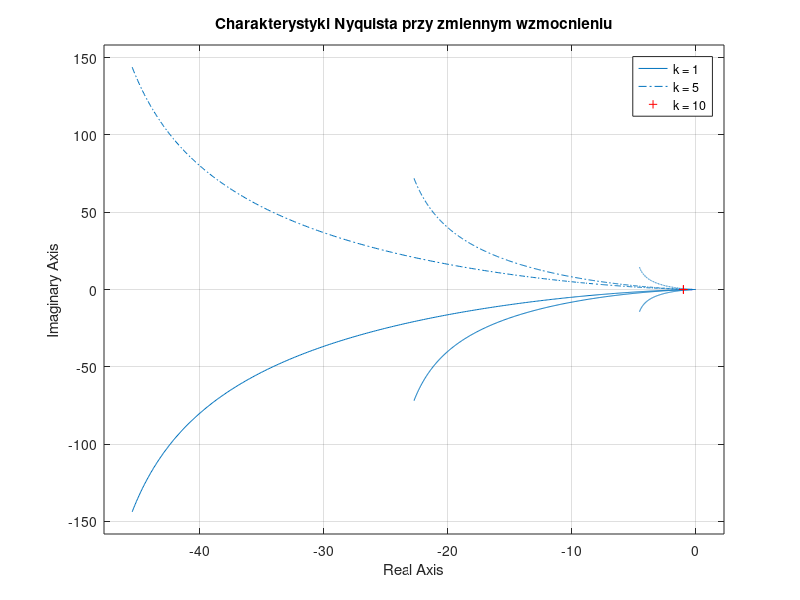
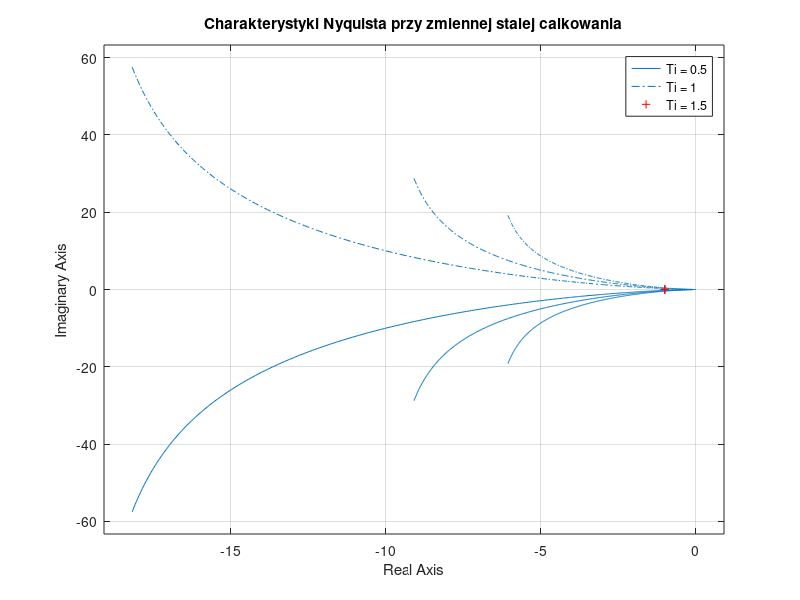
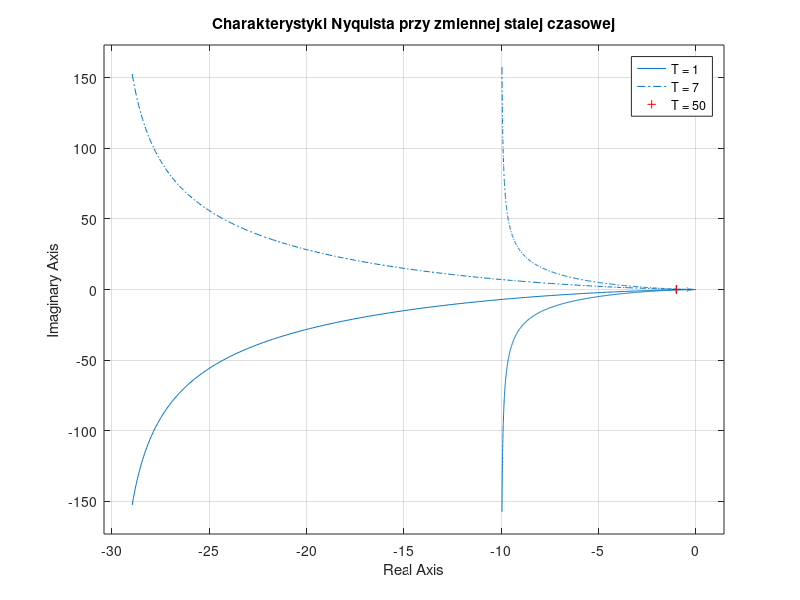
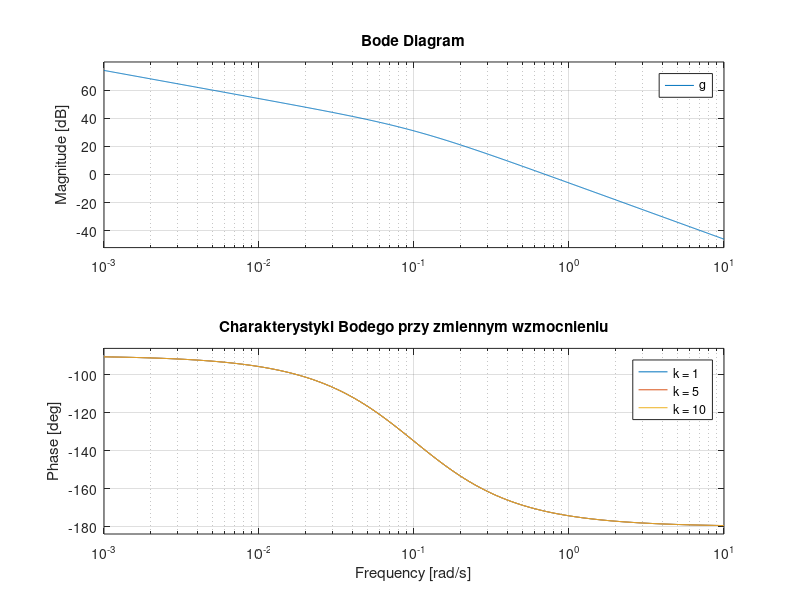

Here is the MATLAB script that generated these plots, in order:
clear all; close all;

% Obiekt calkujacy z inercja I rzedu
% ************************************************************************
% Charakterystyki Nyquista
% ************************************************************************
figure(1)
k = 1; T = 10; Ti = 2;
g = tf([k], [T*Ti, Ti, 0] );
nyquist(g), hold on

k = 5; T = 10; Ti = 2;
g = tf([k], [T*Ti, Ti, 0] );
nyquist(g)

k = 10; T = 10; Ti = 2;
g = tf([k], [T*Ti, Ti, 0] );
nyquist(g)


grid on
title('Charakterystyki Nyquista przy zmiennym wzmocnieniu')


legend('k = 1','k = 5','k = 10')
% ************************************************************************
figure(2)
k = 1; T = 10; Ti = 0.5;
g = tf([k], [T*Ti, Ti, 0] );
nyquist(g), hold on

k = 1; T = 10; Ti = 1;
g = tf([k], [T*Ti, Ti, 0] );
nyquist(g)

k = 1; T = 10; Ti = 1.5;
g = tf([k], [T*Ti, Ti, 0] );
nyquist(g)


grid on
title('Charakterystyki Nyquista przy zmiennej stalej calkowania')


legend('Ti = 0.5','Ti = 1','Ti = 1.5')
% ************************************************************************
figure(3)
k = 1; T = 1; Ti = 2;
g = tf([k], [T*Ti, Ti, 0] );
nyquist(g), hold on

k = 1; T = 20; Ti = 2;
g = tf([k], [T*Ti, Ti, 0] );
nyquist(g)

k = 1; T = 60; Ti = 2;
g = tf([k], [T*Ti, Ti, 0] );
nyquist(g)

grid on
title('Charakterystyki Nyquista przy zmiennej stalej czasowej')
legend('T = 1','T = 7','T = 50')
% ************************************************************************
% Charakterystyki Bodego
% ************************************************************************
figure(4)
k = 1; T = 10; Ti = 2;
g = tf([k], [T*Ti, Ti, 0] );
bode(g), hold on

k = 5; T = 10; Ti = 2;
g = tf([k], [T*Ti, Ti, 0] );
bode(g)

k = 10; T = 10; Ti = 2;
g = tf([k], [T*Ti, Ti, 0] );
bode(g)

grid on
title('Charakterystyki Bodego przy zmiennym wzmocnieniu')
legend('k = 1','k = 5','k = 10')
% ************************************************************************
figure(5)
k = 1; T = 10; Ti = 0.5;
g = tf([k], [T*Ti, Ti, 0] );
bode(g), hold on

k = 1; T = 10; Ti = 1;
g = tf([k], [T*Ti, Ti, 0] );
bode(g)

k = 1; T = 10; Ti = 1.5;
g = tf([k], [T*Ti, Ti, 0] );
bode(g)

grid on
title('Charakterystyki Bodego przy zmiennej stalej calkowania')
legend('Ti = 0.5','Ti = 1','Ti = 1.5')
% ************************************************************************
figure(6)
k = 1; T = 1; Ti = 2;
g = tf([k], [T*Ti, Ti, 0] );
bode(g), hold on

k = 1; T = 7; Ti = 2;
g = tf([k], [T*Ti, Ti, 0] );
bode(g)

k = 1; T = 20; Ti = 2;
g = tf([k], [T*Ti, Ti, 0] );
bode(g)

grid on
title('Charakterystyki Bodego przy zmiennej stalej czasowej')
legend('T = 5','T = 15','T = 30')
